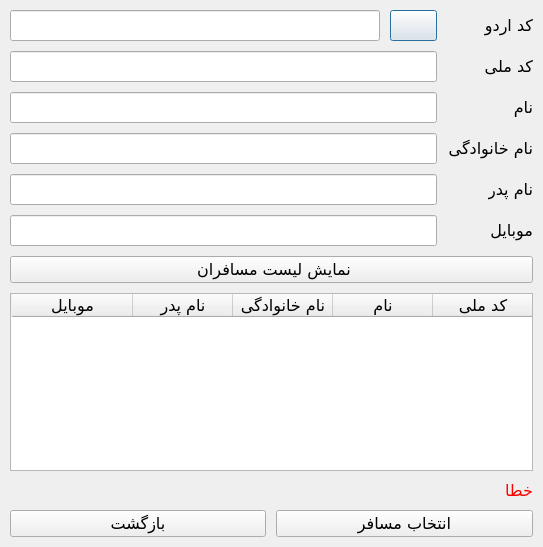
<?xml version="1.0" encoding="UTF-8"?>
<ui version="4.0">
 <class>SearchTourPassengersDialog</class>
 <widget class="QDialog" name="SearchTourPassengersDialog">
  <property name="geometry">
   <rect>
    <x>0</x>
    <y>0</y>
    <width>543</width>
    <height>547</height>
   </rect>
  </property>
  <property name="font">
   <font>
    <family>B Nazanin</family>
    <pointsize>12</pointsize>
   </font>
  </property>
  <property name="windowTitle">
   <string>لیست مسافران یک اردو</string>
  </property>
  <property name="windowIcon">
   <iconset resource="resource.qrc">
    <normaloff>:/icons/resources/icons/searchTour.png</normaloff>:/icons/resources/icons/searchTour.png</iconset>
  </property>
  <property name="layoutDirection">
   <enum>Qt::RightToLeft</enum>
  </property>
  <property name="locale">
   <locale language="Persian" country="Iran"/>
  </property>
  <layout class="QVBoxLayout" name="verticalLayout">
   <property name="spacing">
    <number>10</number>
   </property>
   <property name="sizeConstraint">
    <enum>QLayout::SetDefaultConstraint</enum>
   </property>
   <property name="leftMargin">
    <number>10</number>
   </property>
   <property name="topMargin">
    <number>10</number>
   </property>
   <property name="rightMargin">
    <number>10</number>
   </property>
   <property name="bottomMargin">
    <number>10</number>
   </property>
   <item>
    <layout class="QFormLayout" name="FLayoutSearchFields">
     <property name="sizeConstraint">
      <enum>QLayout::SetFixedSize</enum>
     </property>
     <item row="0" column="0">
      <widget class="QLabel" name="lblTourID">
       <property name="text">
        <string>کد اردو</string>
       </property>
      </widget>
     </item>
     <item row="2" column="0">
      <widget class="QLabel" name="lblName">
       <property name="text">
        <string>نام</string>
       </property>
      </widget>
     </item>
     <item row="3" column="0">
      <widget class="QLabel" name="lblFamily">
       <property name="text">
        <string>نام خانوادگی</string>
       </property>
      </widget>
     </item>
     <item row="4" column="0">
      <widget class="QLabel" name="lblFather">
       <property name="text">
        <string>نام پدر</string>
       </property>
      </widget>
     </item>
     <item row="5" column="0">
      <widget class="QLabel" name="lblPhone">
       <property name="text">
        <string>موبایل</string>
       </property>
      </widget>
     </item>
     <item row="0" column="1">
      <layout class="QHBoxLayout" name="HLayoutFromDate_3">
       <item>
        <widget class="QPushButton" name="btnSearchTourId">
         <property name="sizePolicy">
          <sizepolicy hsizetype="Minimum" vsizetype="Fixed">
           <horstretch>0</horstretch>
           <verstretch>0</verstretch>
          </sizepolicy>
         </property>
         <property name="text">
          <string/>
         </property>
         <property name="icon">
          <iconset resource="resource.qrc">
           <normaloff>:/icons/resources/icons/calendar.png</normaloff>:/icons/resources/icons/calendar.png</iconset>
         </property>
         <property name="iconSize">
          <size>
           <width>25</width>
           <height>25</height>
          </size>
         </property>
        </widget>
       </item>
       <item>
        <widget class="QLineEdit" name="txtTourId"/>
       </item>
      </layout>
     </item>
     <item row="1" column="0">
      <widget class="QLabel" name="lblPassengerId">
       <property name="text">
        <string>کد ملی</string>
       </property>
      </widget>
     </item>
     <item row="1" column="1">
      <widget class="QLineEdit" name="txtPassengerId"/>
     </item>
     <item row="2" column="1">
      <widget class="QLineEdit" name="txtName"/>
     </item>
     <item row="3" column="1">
      <widget class="QLineEdit" name="txtFamily"/>
     </item>
     <item row="4" column="1">
      <widget class="QLineEdit" name="txtFather"/>
     </item>
     <item row="5" column="1">
      <widget class="QLineEdit" name="txtPhone"/>
     </item>
    </layout>
   </item>
   <item>
    <widget class="QPushButton" name="btnSearch">
     <property name="text">
      <string> نمایش لیست مسافران</string>
     </property>
     <property name="icon">
      <iconset resource="resource.qrc">
       <normaloff>:/icons/resources/icons/searchPassenger.png</normaloff>:/icons/resources/icons/searchPassenger.png</iconset>
     </property>
     <property name="iconSize">
      <size>
       <width>40</width>
       <height>40</height>
      </size>
     </property>
    </widget>
   </item>
   <item>
    <widget class="QTableWidget" name="tblPassengers">
     <property name="sizePolicy">
      <sizepolicy hsizetype="Preferred" vsizetype="Preferred">
       <horstretch>0</horstretch>
       <verstretch>0</verstretch>
      </sizepolicy>
     </property>
     <property name="font">
      <font>
       <family>B Nazanin</family>
       <pointsize>12</pointsize>
      </font>
     </property>
     <property name="horizontalScrollBarPolicy">
      <enum>Qt::ScrollBarAsNeeded</enum>
     </property>
     <property name="sizeAdjustPolicy">
      <enum>QAbstractScrollArea::AdjustIgnored</enum>
     </property>
     <property name="alternatingRowColors">
      <bool>true</bool>
     </property>
     <property name="selectionMode">
      <enum>QAbstractItemView::MultiSelection</enum>
     </property>
     <property name="selectionBehavior">
      <enum>QAbstractItemView::SelectRows</enum>
     </property>
     <attribute name="horizontalHeaderVisible">
      <bool>true</bool>
     </attribute>
     <attribute name="horizontalHeaderCascadingSectionResizes">
      <bool>true</bool>
     </attribute>
     <attribute name="horizontalHeaderMinimumSectionSize">
      <number>50</number>
     </attribute>
     <attribute name="horizontalHeaderShowSortIndicator" stdset="0">
      <bool>false</bool>
     </attribute>
     <attribute name="horizontalHeaderStretchLastSection">
      <bool>true</bool>
     </attribute>
     <attribute name="verticalHeaderVisible">
      <bool>false</bool>
     </attribute>
     <column>
      <property name="text">
       <string>کد ملی</string>
      </property>
     </column>
     <column>
      <property name="text">
       <string>نام</string>
      </property>
     </column>
     <column>
      <property name="text">
       <string>نام خانوادگی</string>
      </property>
     </column>
     <column>
      <property name="text">
       <string>نام پدر</string>
      </property>
     </column>
     <column>
      <property name="text">
       <string>موبایل</string>
      </property>
     </column>
    </widget>
   </item>
   <item>
    <widget class="QLabel" name="lblError">
     <property name="palette">
      <palette>
       <active>
        <colorrole role="WindowText">
         <brush brushstyle="SolidPattern">
          <color alpha="255">
           <red>255</red>
           <green>0</green>
           <blue>0</blue>
          </color>
         </brush>
        </colorrole>
       </active>
       <inactive>
        <colorrole role="WindowText">
         <brush brushstyle="SolidPattern">
          <color alpha="255">
           <red>255</red>
           <green>0</green>
           <blue>0</blue>
          </color>
         </brush>
        </colorrole>
       </inactive>
       <disabled>
        <colorrole role="WindowText">
         <brush brushstyle="SolidPattern">
          <color alpha="255">
           <red>120</red>
           <green>120</green>
           <blue>120</blue>
          </color>
         </brush>
        </colorrole>
       </disabled>
      </palette>
     </property>
     <property name="text">
      <string>خطا</string>
     </property>
    </widget>
   </item>
   <item>
    <layout class="QHBoxLayout" name="HLayoutButtons">
     <item>
      <widget class="QPushButton" name="btnSelect">
       <property name="text">
        <string>انتخاب مسافر</string>
       </property>
       <property name="icon">
        <iconset resource="resource.qrc">
         <normaloff>:/icons/resources/icons/Passenger.png</normaloff>:/icons/resources/icons/Passenger.png</iconset>
       </property>
       <property name="iconSize">
        <size>
         <width>40</width>
         <height>40</height>
        </size>
       </property>
      </widget>
     </item>
     <item>
      <widget class="QPushButton" name="btnReturn">
       <property name="text">
        <string>بازگشت</string>
       </property>
       <property name="icon">
        <iconset resource="resource.qrc">
         <normaloff>:/icons/resources/icons/return.png</normaloff>:/icons/resources/icons/return.png</iconset>
       </property>
       <property name="iconSize">
        <size>
         <width>40</width>
         <height>40</height>
        </size>
       </property>
       <property name="shortcut">
        <string>Ctrl+S</string>
       </property>
      </widget>
     </item>
    </layout>
   </item>
  </layout>
 </widget>
 <resources>
  <include location="resource.qrc"/>
 </resources>
 <connections/>
</ui>
